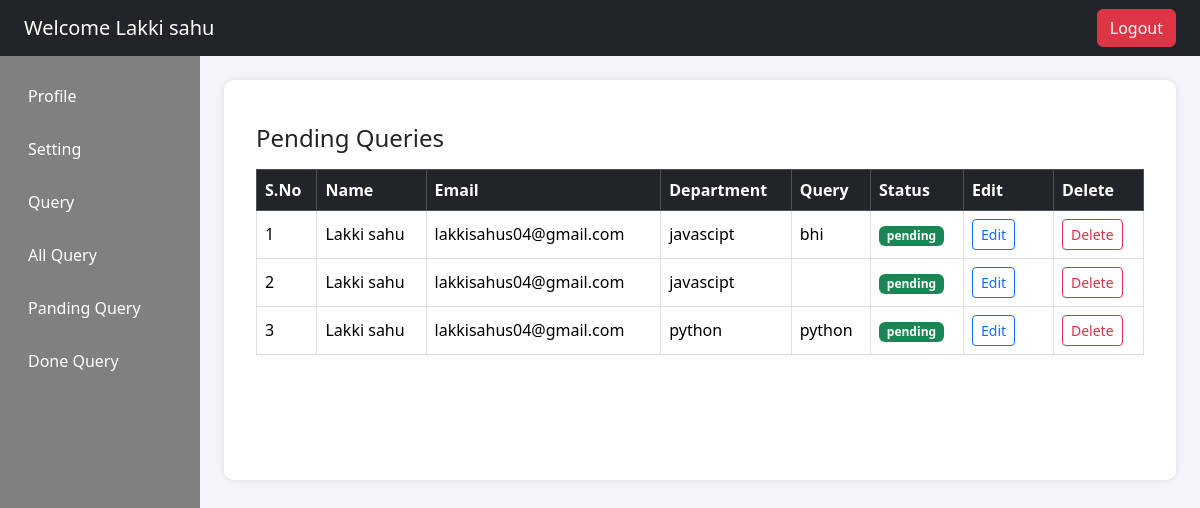
/empdashboard/pendingquery/ (signed in), run on the app's committed database.
### app/models.py (models this page shows)
class AddEmployee(models.Model):
    Name=models.CharField(max_length=50)
    Email=models.EmailField()
    Contact=models.BigIntegerField()
    Images=models.ImageField(upload_to='image')
    Code=models.CharField(max_length=20)
    Departments=models.CharField(max_length=20, null=True)

class Query(models.Model):
    Name = models.CharField(max_length=50)
    Email = models.EmailField()
    Departments = models.CharField(max_length=40)
    Query = models.TextField()
    Status = models.CharField(default="pending")
    Reply = models.TextField(null=True)

### app/views.py (the view)
# urls.py: path('empdashboard/pendingquery/',views.pendingquery,name='pendingquery'),
def pendingquery(req):
    if 'emp_id' in req.session:
        e_id = req.session.get('emp_id')
        emp_data = AddEmployee.objects.get(id=e_id)
        all_query = Query.objects.filter(Email=emp_data.Email, Status="pending")
        return render(req, 'empdeshbord.html', {'data':emp_data,'pendingquery':True , 'all_query':all_query})
    else:
        return redirect('Login')

### app/templates/empdeshbord.html (shortened to what this page needs)
<!DOCTYPE html>
<html lang="en">
<head>
    <link href="https://cdn.jsdelivr.net/npm/bootstrap@5.3.2/dist/css/bootstrap.min.css" rel="stylesheet">
    <link href="https://cdn.jsdelivr.net/npm/bootstrap@5.3.2/dist/css/bootstrap.min.css" rel="stylesheet">
</head>
<body>
    <nav class="navbar navbar-dark bg-dark px-4">
        <span class="navbar-brand">Welcome {{data.Name}}</span>
        <a href="{% url 'logout' %}"><button class="btn btn-danger">Logout</button></a>
    </nav>
    <div class="container-fluid">
        <div class="row">
            <div class="col-md-3 col-lg-2 sidebar p-3">
                <a href="{% url 'profile' %}">Profile</a>
                <a href="{% url 'setting' %}">Setting</a>
                <a href="{% url 'empquery' %}">Query</a>
                <a href="{% url 'allquery' %}">All Query</a>
                <a href="{% url 'pendingquery' %}">Panding Query</a>
                <a href="{% url 'donequery' %}">Done Query</a>
            </div>
            <div class="col-md-9 col-lg-10 p-4">
                <div class="content-box">
                    {% if profile %}
                    <link href="https://cdn.jsdelivr.net/npm/bootstrap@5.3.2/dist/css/bootstrap.min.css"
                        rel="stylesheet">
                    <link
                        href="https://cdnjs.cloudflare.com/ajax/libs/bootstrap-icons/1.11.1/font/bootstrap-icons.min.css"
                        rel="stylesheet">
                    <style>
                        body {
                            background: linear-gradient(to right, #e3f2fd, #f8f9fa);
                            font-family: 'Segoe UI', sans-serif;
                        }
                        .profile-wrapper {
                            min-height: 100vh;
                            display: flex;
                            align-items: center;
                            justify-content: center;
                        }
                        .profile-card {
                            width: 100%;
                            max-width: 500px;
                            border-radius: 20px;
                            padding: 40px 30px;
                            background: #ffffff;
                            box-shadow: 0 15px 35px rgba(0, 0, 0, 0.1);
                            text-align: center;
                            transition: 0.3s ease;
                        }
                        .profile-card:hover {
                            transform: translateY(-5px);
                        }
                        .profile-img {
                            width: 160px;
                            height: 160px;
                            object-fit: cover;
                            border-radius: 50%;
                            border: 6px solid #0d6efd;
                            padding: 5px;
                            background: #fff;
                            margin-bottom: 20px;
                        }
                        .profile-name {
                            font-size: 24px;
                            font-weight: 700;
                            margin-bottom: 5px;
                        }
                        .profile-role {
                            color: gray;
                            font-size: 14px;
                            margin-bottom: 20px;
                        }
                        .profile-info {
                            text-align: left;
                            margin-top: 20px;
                        }
                        .profile-info p {
                            padding: 10px 0;
                            margin-bottom: 0;
                            border-bottom: 1px solid #eee;
                            font-size: 15px;
                            display: flex;
                            align-items: center;
                        }
                        .profile-info i {
                            color: #0d6efd;
                            margin-right: 10px;
                            font-size: 18px;
                        }
                        .profile-info span {
                            font-weight: 600;
                            margin-right: 5px;
                        }
                        .btn-edit {
                            margin-top: 25px;
                            border-radius: 25px;
                            padding: 8px 25px;
                        }
                    </style>
                    <div class="profile-wrapper">
                        <div class="profile-card">
                            {% if data.Images %}
                            <img src="{{ data.Images.url }}" alt="Profile Image" class="profile-img">
                            {% else %}
                            <img src="https://via.placeholder.com/160" class="profile-img">
                            {% endif %}
                            <div class="profile-name">{{ data.Name }}</div>
                            <div class="profile-role">{{ data.Departments }}</div>
                            <hr>
                            <div class="profile-info">
                                <p><i class="bi bi-envelope-fill"></i><span>Email:</span> {{ data.Email }}</p>
                                <p><i class="bi bi-telephone-fill"></i><span>Contact:</span> {{ data.Contact }}</p>
                                <p><i class="bi bi-person-badge-fill"></i><span>Code:</span> {{ data.Code }}</p>
                                <p><i class="bi bi-building"></i><span>Department:</span> {{ data.Departments }}</p>
                            </div>
                            {% comment %} <a href="#" class="btn btn-primary btn-edit">
                                <i class="bi bi-pencil-square"></i> Edit Profile
                            </a> {% endcomment %}
                        </div>
                    </div>
                            {% elif pendingquery %}
                            <div class="container mt-4">
                                <h4 class="mb-3">Pending Queries</h4>
                                <div class="table-responsive">
                                    <table class="table table-bordered table-hover align-middle">
                                        <thead class="table-dark">
                                            <tr>
                                                <th>S.No</th>
                                                <th>Name</th>
                                                <th>Email</th>
                                                <th>Department</th>
                                                <th>Query</th>
                                                <th>Status</th>
                                                <th width="90">Edit</th>
                                                <th width="90">Delete</th>
                                            </tr>
                                        </thead>
                                        <tbody>
                                            {% for i in all_query %}
                                            <tr>
                                                <td>{{ forloop.counter }}</td>
                                                <td>{{ i.Name }}</td>
                                                <td>{{ i.Email }}</td>
                                                <td>{{ i.Departments }}</td>
                                                <td>{{ i.Query }}</td>
                                                <td>
                                                    <span class="badge bg-success">
                                                        {{ i.Status }}
                                                    </span>
                                                </td>
                                                <td>
                                                    <button type="button" class="btn btn-sm btn-outline-primary">
                                                        Edit
                                                    </button>
                                                </td>
                                                <td>
                                                    <button type="button" class="btn btn-sm btn-outline-danger">
                                                        Delete
                                                    </button>
                                                </td>
                                            </tr>
                                            {% endfor %}
                                        </tbody>
                                    </table>
                                </div>
                            </div>
                            {% endif %}
                        </div>
                    </div>
</body>
</html>

### app/templates/empdeshbord.html (style rules this page uses)
.sidebar { height: 100vh; background: gray; }
.sidebar a { color: #fff; text-decoration: none; display: block; padding: 12px; border-radius: 5px; margin-bottom: 5px; }
.content-box { background: white; border-radius: 10px; padding: 20px; box-shadow: 0 0 10px rgba(0, 0, 0, 0.1); min-height: 400px; }
body { background-color: #f4f6f9; }

### data on the page
AddEmployee: Name "Lakki sahu"
Query: Name "Lakki sahu", Email "lakkisahus04@gmail.com", Departments "javascipt", Query "bhi", Status "pending"
Query: Name "Lakki sahu", Email "lakkisahus04@gmail.com", Departments "javascipt", Status "pending"
Query: Name "Lakki sahu", Email "lakkisahus04@gmail.com", Departments "python", Query "python", Status "pending"
